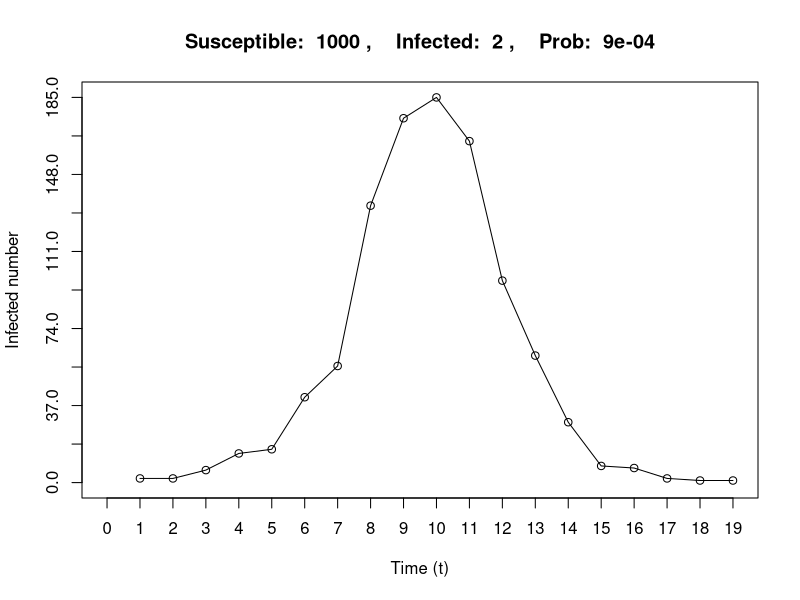

This figure's R source:
## ---- chunk 1
knitr::opts_chunk$set(echo = TRUE)
## ---- chunk 2
intentos<-1000
monedas<-3
p<-(1/2)

simlist<-rbinom(intentos,monedas,p)
# print(simlist)

 print("En resumen, la frecuencia de cada X=número de caras es: ")
 print(table(simlist))
## ---- chunk 3
#En funcion del valor del que desee calcular la proba, solo modificamos el valor del if dentro de la funcion
proba_valoresp<-function(simlist, intentos){
  frecuencia<-0
  for(i in 1:intentos){
    if(simlist[i] == 1){
      frecuencia <- frecuencia+1
    }
  }
  proba <- frecuencia/intentos
  return (proba)
}

print("La probabilidad P(X=1) =", )
proba_valoresp(simlist, intentos)

## ---- chunk 4
print(mean(simlist))
## ---- chunk 5
intentos <- 1000

valores_esp <- numeric(intentos)
general <- numeric(intentos)

for (i in 1:intentos){
  caras <- sample(c(0,1),3,prob=c(1/4,3/4),replace = TRUE)
  if(sum(caras)==1){
    valores_esp[i]<-1
  }else{
    valores_esp[i]<-0
  }
  
  general[i]<-sum(caras)
}

## ---- chunk 6
mean(valores_esp)
## ---- chunk 7
mean(general)
## ---- chunk 8
intentos <- 5000
# sea 1,2,3,4 el numero con el que denotaremos a los ases de las 52 cartas posibles
simlist <- numeric(intentos)
for (i in 1:intentos){
  cantidad <- 0
  as <- 0
  while (as==0){
    carta <- sample(1:52,1,replace=TRUE)
    cantidad <- cantidad + 1
    if(carta <= 4){
     as <- 1 
    }
  }
simlist[i] <- cantidad
}

#print(simlist)

## ---- chunk 9
print(mean(simlist))
## ---- chunk 10
print(var(simlist))
## ---- chunk 11
simData <- rexp(1000, 1/30)
veces <- length(simData[simData < 20])
p <- veces/1000
cat('P=', p )
## ---- chunk 12
pCal <- pexp(20, rate = 1 / 30)
cat('Pcal=', pCal )
## ---- chunk 13
# gamble(k, n, p)
  #   k: Gambler's initial state
  #   n: Gambler plays until either $n or Ruin
  #   p: Probability of winning $1 at each play
  #   Function returns 1 if gambler is eventually ruined
  #                    returns 0 if gambler eventually wins $n
 

gamble <- function(k,n,p) {
  
	stake <- k # Capital 
	
	while (stake > 0 & stake < n) {
		bet <- sample(c(-1,1),1,prob=c(1-p,p))
		stake <- stake + bet
		
	}
	
	
	if (stake == 0) 
	   return(1) 
	else 
	  return(0)
	
	
}   
## ---- chunk 14
k <- 60 
n <-  100  
p <- 0.50  # Probabilidad de ganar cada intento
trials <- 1000 # Numero de intentos del juego
simlist <- replicate(trials, gamble(k, n, p)) # LLevamos a cabo varios intentos del juego y guardamos los resultados en un vector
# print(simlist)
1 - mean(simlist) # Estimate of probability that gambler is ruined
# For p = 0.5, exact probability is (n-k)/n 
## ---- chunk 15
x<- 60  # Capital inicial 
b<- 100  # Monto total
p<- 0.51 # Probabilidad de victoria de cada juego
trials<- 1000  # Numero de veces que se llevara a cabo la simulacion de ruina del                      jugador
simlist<- replicate(trials,gamble(x,b,p)) # replicamos los juegos muchas veces
1 - mean(simlist)
## ---- chunk 16
 # SIR model
 # SIR(S0, I0, p)
   # S0 : Initial susceptible population
   # I0 : Initial infected population
   # p  : Probability of getting infected
SIR<- function(S0, I0, p){
  
  S0_aux <- S0
  I0_aux <- I0
  
  r1 <- list()
  X <- list()
  Y <- list()
  W <- list()
  i <- 1
  
  while (S0 > 0){
    C <- rbinom(S0, I0, p)
    I1 <- length(C[C > 0]) 
    S0 <- S0 - I1
    I0 <- I0 + I1
    X[i] <- S0
    Y[i] <- I0
    W[i] <- I1
    i <- i + 1
  }
  
  r1<- list()
  r1[[1]]<- X
  r1[[2]]<- Y
  r1[[3]]<- W
  
  W_aux <- unlist(W)
  time_limit <- length(W_aux)
  infected_limit <- max(W_aux)
  title <- paste("Susceptible: ", S0_aux, ",    Infected: ", I0_aux, ",    Prob: ", p)
  plot(W_aux, xlab="Time (t)", ylab= "Infected number", 
       cex=1, type="o", xlim=c(0, time_limit), ylim=c(0, infected_limit), lty="solid",
       xaxp=c(0, time_limit, time_limit), yaxp=c(0, infected_limit, 10),
       main = title)
  
  return(r1)  
}
## ---- chunk 17
SIR(1000, 2, 0.0009)
## ---- chunk 18
simData <- rpois(1000, runif(1000, min = 0, max = 3))

cat('media: ', mean(simData))
cat('\nvarianza', var(simData))
